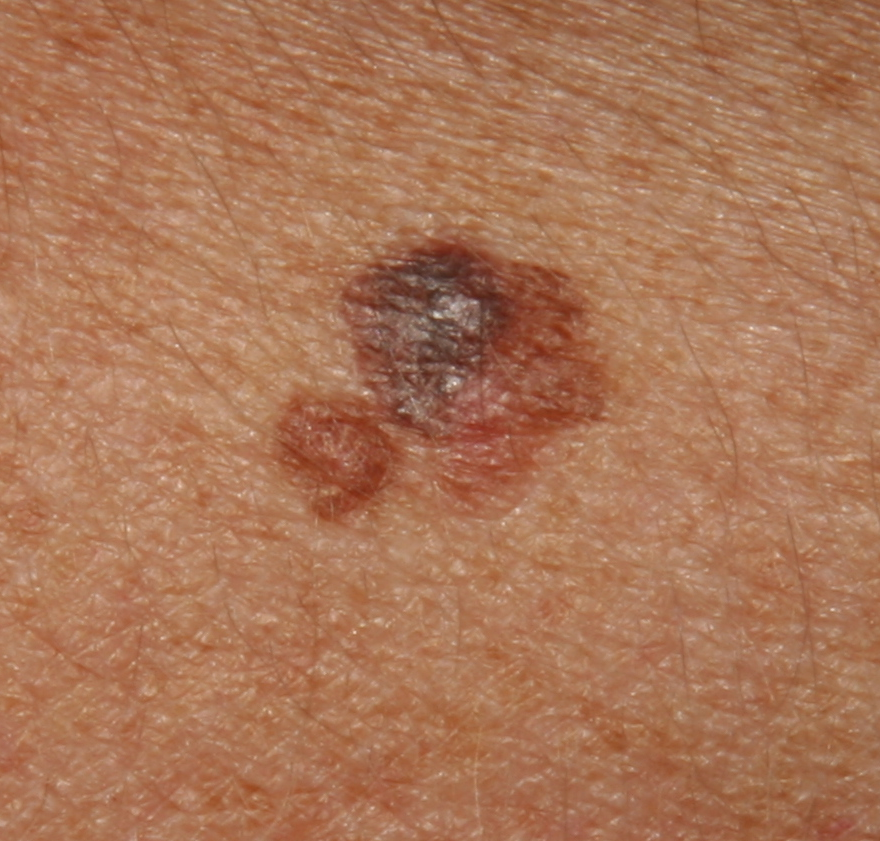
%> input picture 7_SkinCancerDetection/B496a.png, 880 x 841 px
$ octave script_mmi_task2_solution.m   (GNU Octave 9; MATLAB toolbox functions it lacks are replaced by stand-ins)
%> lines starting %> are read from the running program, lines starting %| are printed output that depends on the picture; in (x1, y1, x2, y2) boxes, pixels count from 0 and x2, y2 are one past the last pixel; in counts of white or black regions, pixels touching at a corner belong together; the program's own positions count from 1
### 7_SkinCancerDetection/calculate_border_task1_solution.m
function [cropped_img_cl,cropped_img_gs,cropped_img_mask,border] = ...
    calculate_border_task1_solution(path_img, crop_factor, sigma)
%> called with crop_factor = 0.1, sigma = 10

%% This function does the following:
% 1) reads the picture stored at 'path_img' using imread.m and displays it
%    using imshow.m
% 2) converts the color picture into a grey-scale picture using rgb2gray.m
%    and shows it
% 3) cuts away the sides of the grey-scale image, the fraction is defined by
%    'crop_factor'
% 4) blurs the picture using a Gaussian filter (using imgaussfilt.m) with
%    'sigma'; the larger sigma, the more the image gets blurred and finer
%    contours disappear; this is necessary to get rid of noise and unwanted
%    structures like hairs
% 5) uses Otsu's method to turn the filtered grey-scale image into a binary
%    image (using greythres.m and im2bw.m)
% 6) uses imfill.m to fill holes in the binary picture an bwareafilt.m to
%    keep only the region with the largest area
% 7) uses bwboundaries.m to calculate the border of the identified are and
%    plots everything
%
% Input :  path_img         : path to color image (string)
%          crop_factor      : percentage that should be cut away from
%                             image (e.g. 0.1 means 10%)
%          sigma            : used for the Gaussian filter to blur the image
%                             (e.g. 5) in imgaussfilt.m
% Output : cropped_img_cl  : cropped color image (sides are cut away)
%          cropped_img_gs  : cropped grey scale image
%          cropped_img_mask: logical array with mask of the lesion, i.e.
%                            every pixel within the lesion has a value of 1,
%                            every pixel outside the lesion has a value of 0
%          border          : array with x and y coordinates of the boundaries
%                            of the lesion
% Remarks: none
% Example: [cr_img_cl,cr_img_gs,cr_img_mask,border] = calculate_border('B1067.png', 0.1, 5);
% Date: March, 15, 2015; RK

%% 1) Read and show image
I1 = imread(path_img);
%> I1 is the input picture: size 841x880x3 uint8; mean R, G, B 169.9, 117.4, 87
subplot(2,3,1),imshow(I1), title('Original image');

%% 2) Convert to grey scale
IG1=rgb2gray(I1);
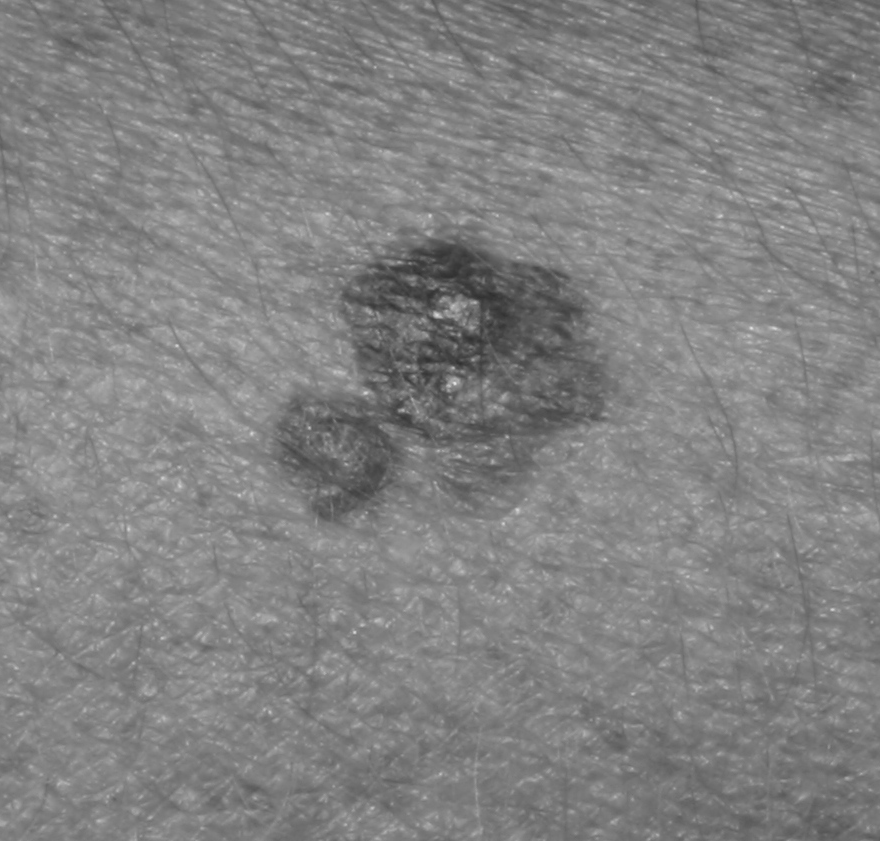
%> IG1: size 841x880 uint8; min 46, max 228, mean 129.7
subplot(2,3,2), imshow(IG1), title('Gray Scale Image');

%% 3) Cutt away the given percentage on each side, e.g. crop_factor = 0.1;
si = size(IG1);
%> si = [841 880]
xrange = int64([crop_factor*si(1):(1-crop_factor)*si(1)]);
%> xrange = 673 values from 84 to 756
yrange = int64([crop_factor*si(2):(1-crop_factor)*si(2)]);
%> yrange = 705 values from 88 to 792

mask = false(si);
mask(xrange,yrange) = true;
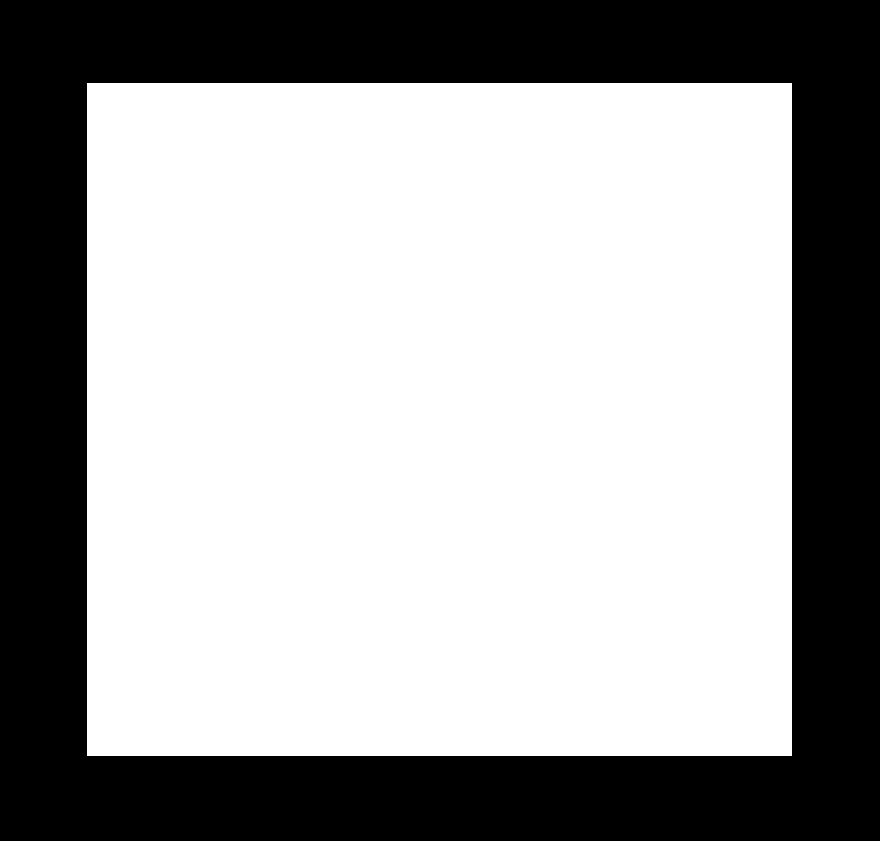
%> mask: size 841x880 logical; 64.1% white; 1 black region, box (x1, y1, x2, y2) and area: (0, 0, 880, 841) 265615

I2 = I1(xrange,yrange,:);
IG2 = IG1(xrange,yrange);
hold on
visboundaries(mask,'Color','b');
hold off
subplot(2,3,3), imshow(IG2), title('Cropped Image');

%% 4) Filter using a Gaussian Filter with a high enough sigma to blur
IG3 = imgaussfilt(IG2,sigma);
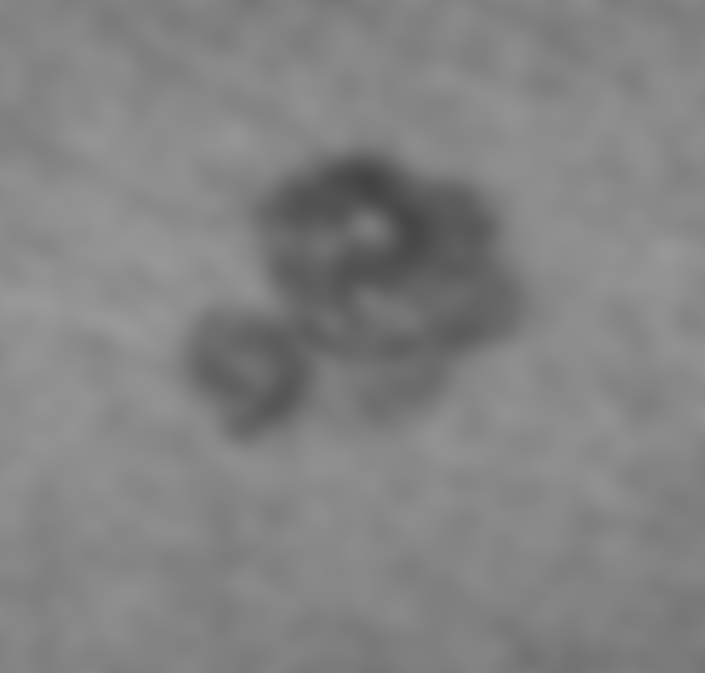
%> IG3: size 673x705 uint8; min 67, max 153, mean 130.6
subplot(2,3,4), imshow(IG3), title('Gaussian Filter');

%% 5) Convert to binary picture using Otsu's threshold method
level = graythresh(IG3);
%> level = 0.459
IG4 = im2bw(IG3,level);
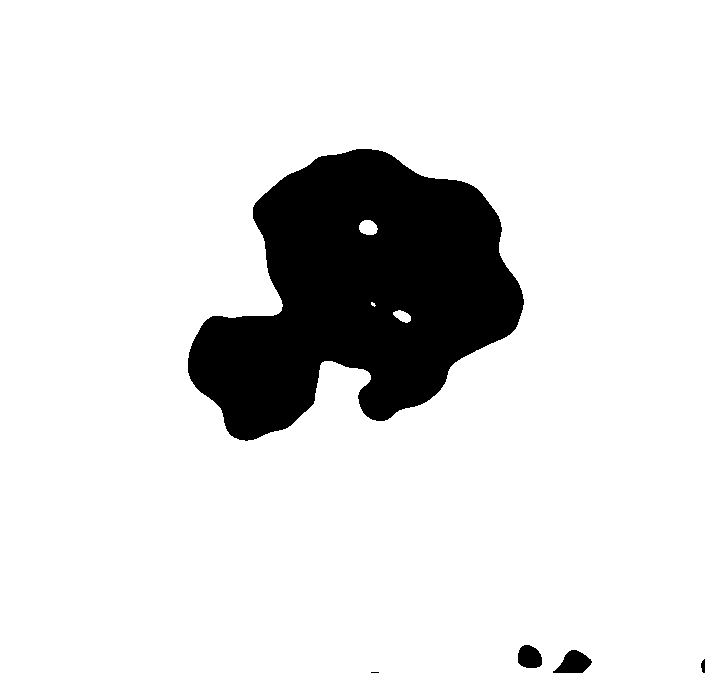
%> IG4: size 673x705 logical; 87.2% white; 5 black regions (1 under 20 px), largest, box (x1, y1, x2, y2) and area: (188, 149, 524, 441) 59731, (553, 650, 592, 673) 570, (518, 645, 542, 668) 449, (701, 659, 705, 673) 43
subplot(2,3,5), imshow(IG4), title('Otsu Binary Image');

%% 6) Transform logical IG4 into numeric values, fill holes in the image and
%     keep only the largest area
IG5 = uint8(-IG4+1);
IG6 = logical(imfill(IG5,'holes'));
IG7 = bwareafilt(IG6,1);
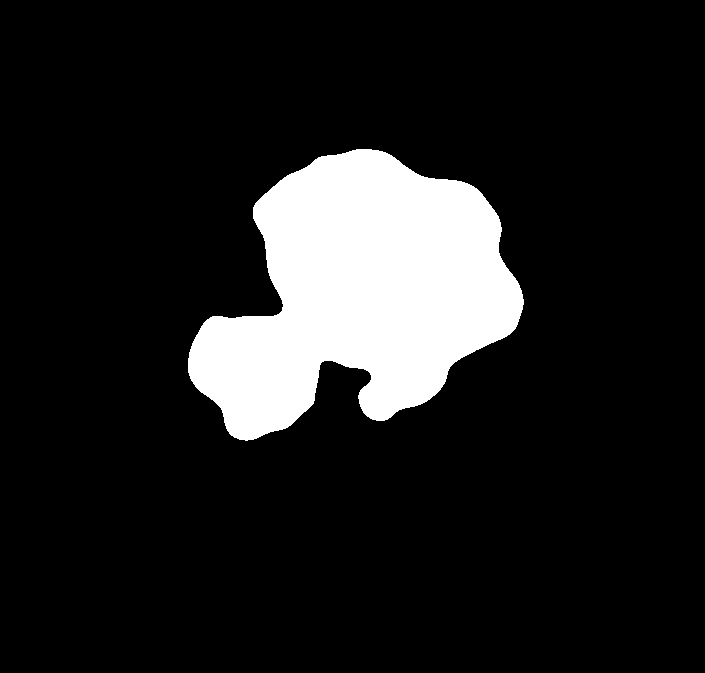
%> IG7: size 673x705 logical; 12.7% white; 1 white region

subplot(2,3,6), imshow(IG7), title('Filled Image and Contour');

%% 7) Compute the boundaries and plot them
boundaries = bwboundaries(IG7);
%> boundaries = 1 boundary; box (x1, y1, x2, y2) and points: (188, 149, 524, 441) 1041
b = boundaries{1};
%> b = 1041 rows, first 12: [359 189; 358 190; 357 190; 356 190; 355 190; 354 190; 353 190; 352 191; 351 191; 350 191; 349 192; 348 192]

% [5 lines of commented-out code are left out]

hold on
plot(b(:,2),b(:,1),'g','LineWidth',3);
hold off

%% Define output

cropped_img_cl = I2;
cropped_img_gs = IG2;
cropped_img_mask = IG7;
border = b;
%> border has the same summary as b

end

### 7_SkinCancerDetection/script_mmi_task2_solution.m
%% This script does the following:
% 1) calls the function calculate_border_task1.m
% 2) calculates the centroid (center of mass) and bounding box
%    with regionprops.m (which is a standard MATLAB function, see manual
%    for details)
% 3) shows the cropped RGB picture with the centroid and the bounding box

clear all
close all

%% Define path
path = 'C:\Users\phili\Documents\GitHub\SCC\7_SkinCancerDetection';
img ='B496a.png';
path_img = [path '\' img];
fprintf('Processed Picture: %s\n',img);

%% Step 1: Read Image and calculate border of lesion
%          by calling calculate_border_task1.m

% 10% is cut away from each side of the image, then the image is blurred using
% a Gaussian filter with sigmaa 5. Then the contour is of the lesion is
% calculated. Output is the cropped color image, the cropped grey scale
% image and the borders of the contour.

[cropped_img_cl,cropped_img_gs,cropped_img_mask,border] = calculate_border_task1_solution(path_img, 0.1, 10);
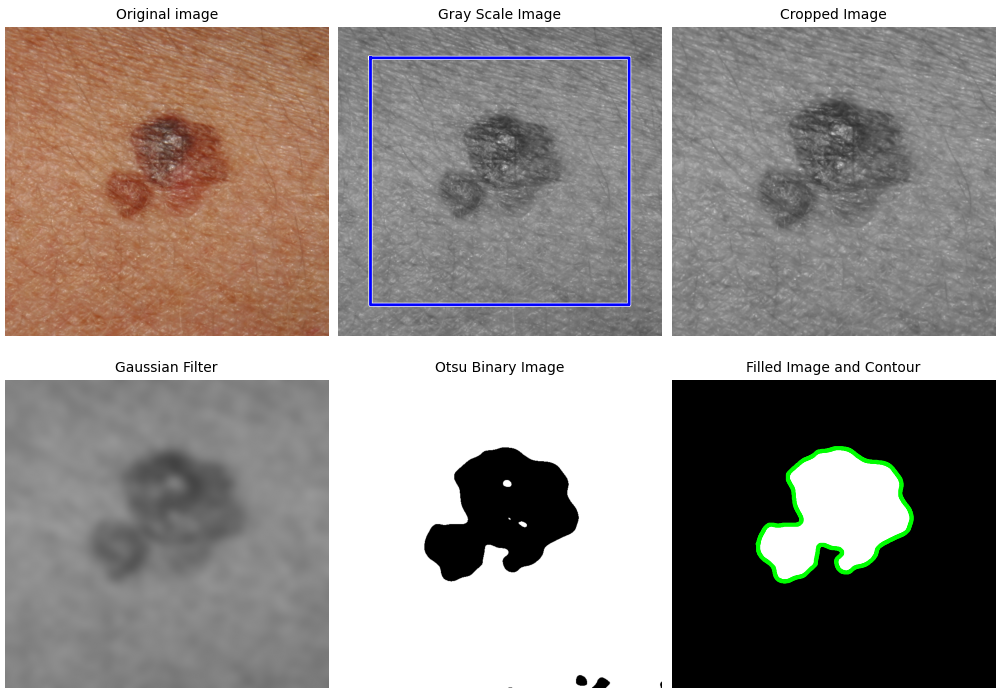
%> figure redrawn from the program's plot data, 6 panels
%> border has the same summary as b in calculate_border_task1_solution

%% Step 2: Calculate the centroid (center of mass) and bounding box
% regionprops.m is a standard MATLAB function, see manual for details
IGA = cropped_img_cl;
IGB = uint8(cropped_img_mask);
IGC = cropped_img_gs;

s = regionprops(IGB, IGC, {'Centroid','PixelValues','BoundingBox'});
%> s = 1 region; box (x1, y1, x2, y2) and Centroid: (188, 149, 524, 441) [360.9 293.2]

%% Step 3: show the cropped RGB picture with the centroid and the bounding box
% use plot for the coordinates of the centroid and use rectangle.m to plot
% the bounging box

figure(2)
imshow(IGA)
title('Bounding Box');
hold on;
plot(s(1).Centroid(1), s(1).Centroid(2), 'go','LineWidth',3);
rectangle('Position', s(1).BoundingBox, ...
    'EdgeColor','y');
plot(border(:,2),border(:,1),'g','LineWidth',3);
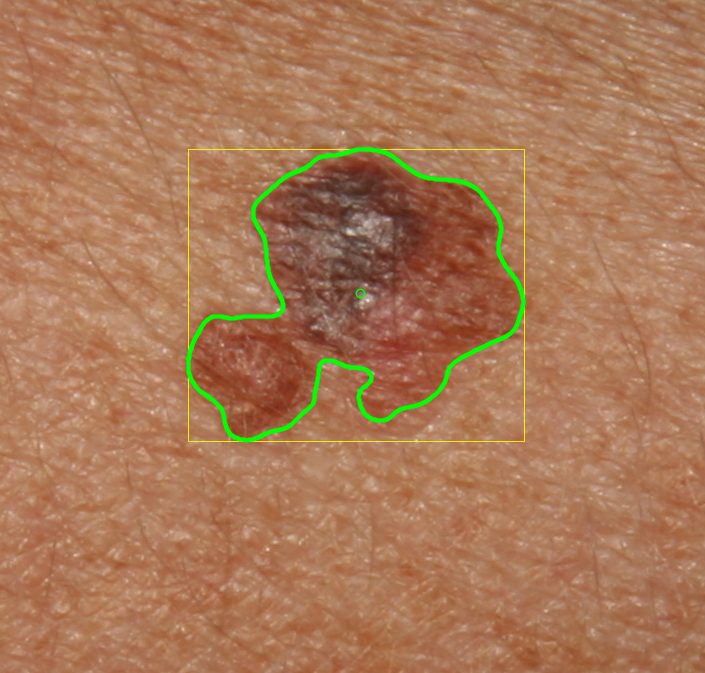
%> figure redrawn from the program's plot data; its title reads 'Bounding Box'
hold off;
